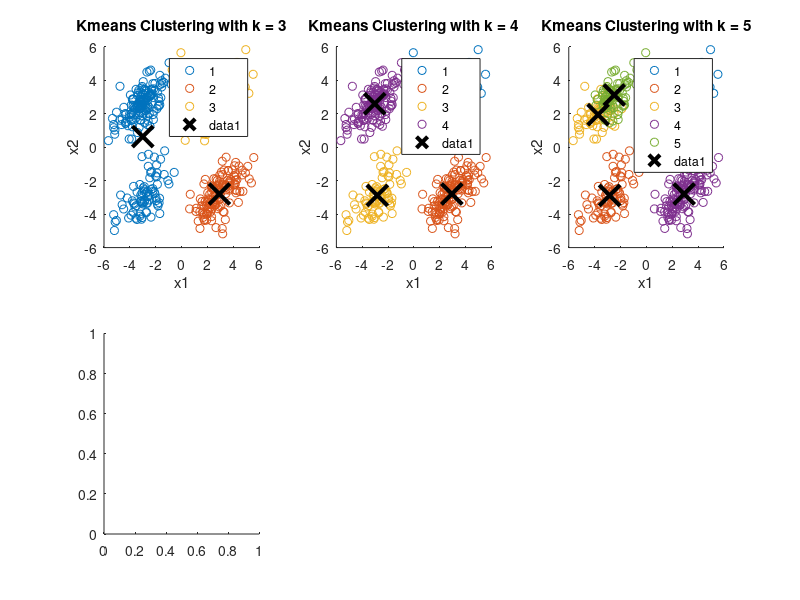
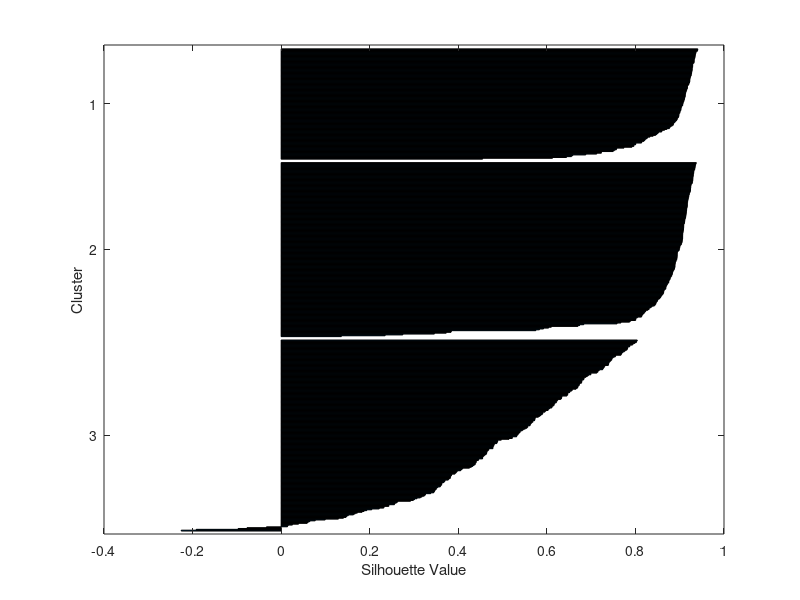

These charts were generated, in order, by the following MATLAB code: (Note: this script raises an error after producing the figures.)
%load the MATLAB file named kmeansdata.mat
load('kmeansdata.mat');

k = [3,4,5]

% Create a new figure
figure;

% implement Kmeans clustering and then repeat the same procedure to evaluate different number of clusters
for i = 1:length(k)
    [idx, C] = kmeans(X, k(i));
    % Create a subplot for the clustering
    subplot(2, length(k), i);
    gscatter(X(:,1),X(:,2),idx);
    hold on;
    plot(C(:,1),C(:,2),'kx','MarkerSize',15,'LineWidth',3);
    title(['Kmeans Clustering with k = ', num2str(k(i))]);
    xlabel('x1');
    ylabel('x2');
    hold off;
end

%find out the optimal number of classes that achieve the best performance
eva = evalclusters(X,'kmeans','CalinskiHarabasz','KList',[1:6]);
disp(eva)

%For each K value, report the mean performance using the Silhouette measure and plot the Silhouette for each cluster 
for i = 1:length(k)
    [idx, C] = kmeans(X, k(i));
    % Create a subplot for the silhouette plot
    subplot(2, length(k), length(k) + i);
    [silh,h] = silhouette(X,idx);
    h = gca;
    h.Children.EdgeColor = [.8 .8 1];
    xlabel 'Silhouette Value';
    ylabel 'Cluster';
    title(['Silhouette Plot with k = ', num2str(k(i))]);
    hold off;
end






